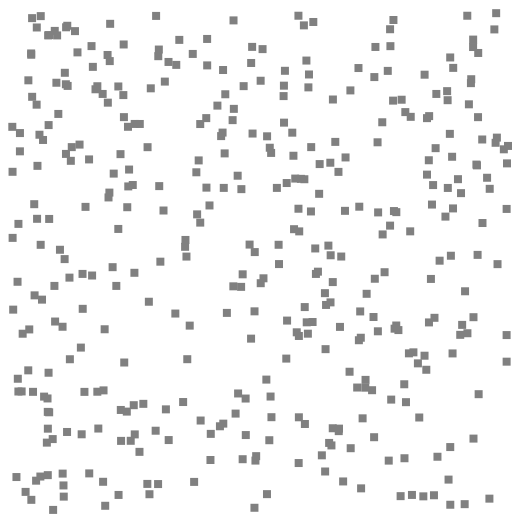
Frame 1 (no input)
Frame 60 (the mouse pressed at the canvas centre just before this capture): identical to frame 1, image omitted
Frame 120 (the mouse held since frame 60 and released just before this capture): identical to frame 1, image omitted

The Processing sketch that drew this single still picture (run headless with seeded random() and noise(); from frame 60 on, the mouse is pressed at the canvas centre):

// Processing sketch: processing_167947
// ── processing_167947.pde

Square[] squares; // array for the square objects
int numSquares=400; // number of square in simulation

void setup() {
  size(525,525);
  //smooth();
  //strokeWeight(0); // boundaries thicker
  //strokeColor(128);
  noStroke();
  squares = new Square[numSquares]; // create the array of the given size
  for (int i=0; i<numSquares; i++) {
    // now create squares according to the given definition, use random numbers as values
    
    //random
    squares[i] = new Square(12+random(500),12+random(500),8,random(0.01,0.1),random(128,128));
   
    //
  }
}

void draw() {
  background(255); //, 0); // repaint a white background in each frame
  for (int i=0; i<numSquares; i++) {
    squares[i].render(); // tell every square to repaint itself (after rotating a bit)
  }
}

class Square {
  float x, y; // position
  float angle=0; // angle 
  float w; // width=height
  float s; // speed of rotation
  float c; // grey value
  
  Square(float x, float y, float w, float s, float c) {
    // assign the randomly created values to the class variables to remember them for painting
    this.x=x; 
    this.y=y;
    this.c=c;
    this.w=w;
    this.s=s;
  } 
  
  void render() {
    fill(c); // set the gray value as color to fill
    //strokeColor(128);
    //angle += s; // adjust the angle according to the rotation speed s
    pushMatrix(); // used for local transformation
    translate(x,y); // the center of the local coordinate system is the center of the square
    //rotate(angle); // rotate the coordinate system
    rect(-w/2,-w/2,w,w); // draw the square
    popMatrix(); // used for local transformation
  }
}
